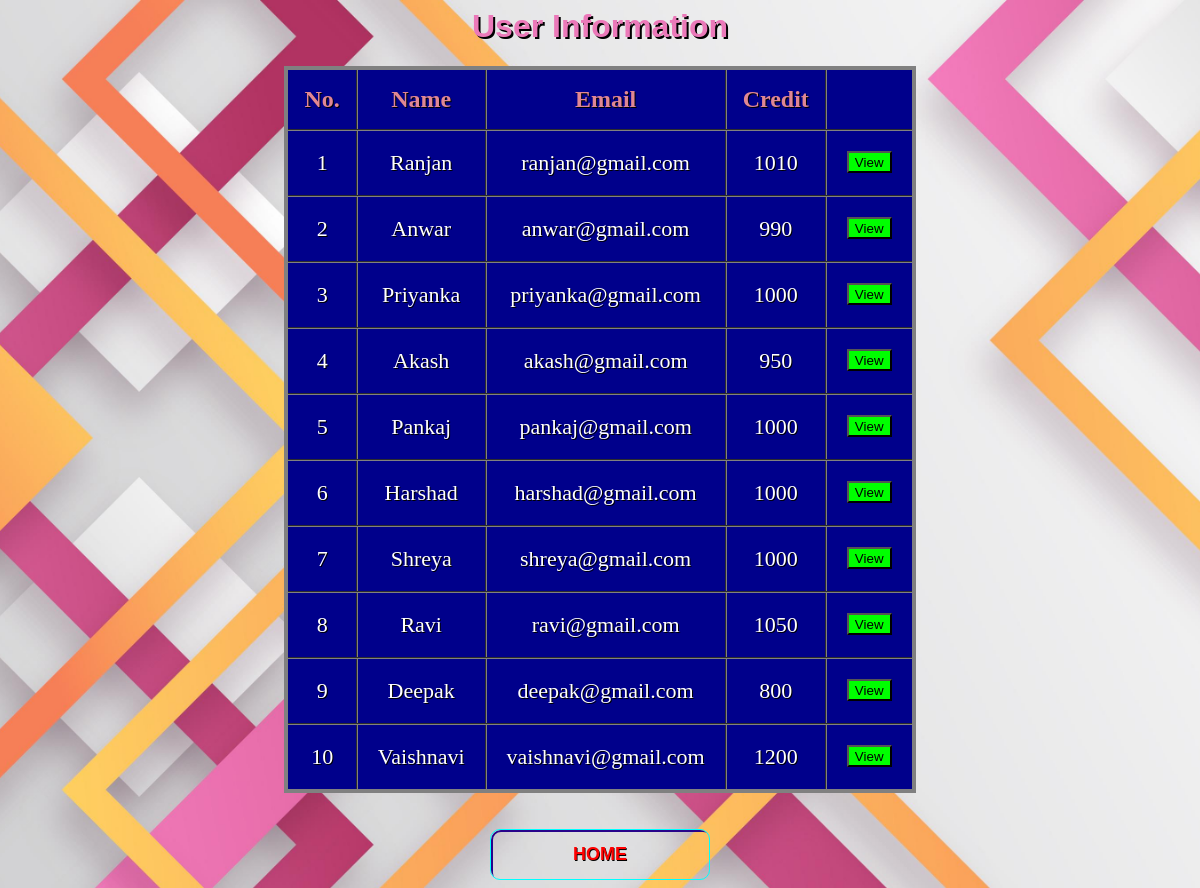
The app's page /getdetail.php with its own data.
### tables this page shows
CREATE TABLE `users` (
  `name` varchar(50) NOT NULL,
  `email` varchar(50) NOT NULL,
  `amount` double DEFAULT NULL
);

### getdetail.php (the view, shortened to what this page needs)
<?php
$con=mysqli_connect('localhost','root','','banking_system');
$q="select * from users ";
$result=mysqli_query($con,$q);
?>
<html>
<head>
   <link rel="stylesheet" href="button.css">
</head>
<body>
	<h1 style="color:#eb79b9;text-shadow: 2px 2px black;">User Information</h1>
    <table class="flat-table-1">
		<thead>
			<th>No.</th>
			<th>Name</th>
			<th>Email</th>
			<th>Credit</th>
			<th></th>
		</thead>
		<tbody>
		<tr>
			<?php
				$row=mysqli_fetch_array($result);
			?>
			<td> 1</td>
			<td><?php echo  $row["name"]; ?></td>
			<td><?php echo  $row["email"]; ?></td>
			<td><?php echo  $row["amount"]; ?></td>
			<td>
				<form action="user.php" method="post"  class="view">
					<button class="button1" type="submit" name="name" value="Ranjan">View</button>
				</form>
			</td>
		</tr>
		<tr>
			<?php
				$row=mysqli_fetch_array($result);
			?>
			<td> 2</td>
			<td><?php echo  $row["name"]; ?></td>
			<td><?php echo  $row["email"]; ?></td>
			<td><?php echo  $row["amount"]; ?></td>
			<td>
				<form action="user.php" method="post" class="view">
					<button class="button1" type="submit" name="name" value="Anwar">View</button>
				</form>
			</td>
		</tr>
        <tr>
			<?php
				$row=mysqli_fetch_array($result);
			?>
			<td> 3</td>
			<td><?php echo  $row["name"]; ?></td>
			<td><?php echo  $row["email"]; ?></td>
			<td><?php echo  $row["amount"]; ?></td>
			<td>
				<form action="user.php" method="post" class="view">
					<button class="button1" type="submit" name="name" value="Priyanka">View</button>
				</form>
			</td>
		</tr>
        <tr>
			<?php
				$row=mysqli_fetch_array($result);
			?>
			<td> 4</td>
			<td><?php echo  $row["name"]; ?></td>
			<td><?php echo  $row["email"]; ?></td>
			<td><?php echo  $row["amount"]; ?></td>
			<td>
				<form action="user.php" method="post" class="view">
					<button class="button1" type="submit" name="name" value="Akash">View</button>
				</form>
			</td>
        </tr>
        <tr>
			<?php
				$row=mysqli_fetch_array($result);
			?>
			<td> 5</td>
			<td><?php echo  $row["name"]; ?></td>
			<td><?php echo  $row["email"]; ?></td>
			<td><?php echo  $row["amount"]; ?></td>
			<td>
				<form action="user.php" method="post" class="view">
					<button class="button1" type="submit" name="name" value="Pankaj">View</button>
				</form>
			</td>
		</tr>
        <tr>
			<?php
				$row=mysqli_fetch_array($result);
			?>
			<td> 6</td>
			<td><?php echo  $row["name"]; ?></td>
			<td><?php echo  $row["email"]; ?></td>
			<td><?php echo  $row["amount"]; ?></td>
			<td>
				<form action="user.php" method="post" class="view">
					<button class="button1" type="submit" name="name" value="Harshad">View</button>
				</form>
			</td>
        </tr>
        <tr>
			<?php
				$row=mysqli_fetch_array($result);
			?>
			<td> 7</td>
			<td><?php echo  $row["name"]; ?></td>
			<td><?php echo  $row["email"]; ?></td>
			<td><?php echo  $row["amount"]; ?></td>
			<td>
				<form action="user.php" method="post" class="view">
					<button class="button1"type="submit" name="name" value="Shreya">View</button>
				</form>
			</td>
		</tr>
        <tr>
			<?php
				$row=mysqli_fetch_array($result);
			?>
			<td> 8</td>
			<td><?php echo  $row["name"]; ?></td>
			<td><?php echo  $row["email"]; ?></td>
			<td><?php echo  $row["amount"]; ?></td>
			<td>
				<form action="user.php" method="post" class="view">
					<button class="button1"type="submit" name="name" value="Ravi">View</button>
				</form>
			</td>
		</tr>
        <tr>
			<?php
				$row=mysqli_fetch_array($result);
			?>
			<td> 9</td>
			<td><?php echo  $row["name"]; ?></td>
			<td><?php echo  $row["email"]; ?></td>
			<td><?php echo  $row["amount"]; ?></td>
			<td>
				<form action="user.php" method="post" class="view">
					<button class="button1"type="submit" name="name" value="Deepak">View</button>
				</form>
			</td>
        </tr>
        <tr>
			<?php
				$row=mysqli_fetch_array($result);
			?>
			<td> 10</td>
			<td><?php echo  $row["name"]; ?></td>
			<td><?php echo  $row["email"]; ?></td>
			<td><?php echo  $row["amount"]; ?></td>
			<td>
				<form action="user.php" method="post" class="view">
					<button class="button1"type="submit" name="name" value="Vaishnavi">View</button>
				</form>
			</td>
		</tr>
		</tbody>
	</table><br><br>
<div class="buttons">
	<a href="index.php">
    <button class="glow-on-hover" style="
    font-weight: bold;">HOME</button>
	</a>
</div>
</body>
</html>

### button.css (style rules this page uses)
.glow-on-hover { width: 220px; height: 51px; outline: none; color: red; font-size:18px; background:transparent; text-shadow: 0.7px 0.7px black; overflow: hidden; cursor: pointer; position: relative; z-index: 0; border-radius: 10px; border: 1px solid #00FFFF; }
.glow-on-hover:before { content: ''; background: linear-gradient(45deg, #ff0000, #ff7300, #fffb00, #48ff00, #00ffd5, #002bff, #7a00ff, #ff00c8, #ff0000); position: absolute; top: -2px; left:-2px; background-size: 400%; z-index: -1; filter: blur(5px); width: calc(100% + 4px); height: calc(100% + 4px); animation: glowing 20s linear infinite; opacity: 0; transition: opacity .3s ease-in-out; border-radius: 10px; }
.glow-on-hover:after { z-index: -1; content: ''; position: absolute; width: 100%; height: 100%; left: 0; top: 0; border-radius: 10px; border: 2px solid #28048a; background:transparent; }

### getdetail.php (style rules this page uses)
body { text-align:center; }
.flat-table-1 { background: #00008b; }
h1 { font-family: Arial, Times, serif; }
table { text-align:center; margin-left: auto; margin-right: auto; border:4px solid gray; border-collapse:collapse; }
th { color:#e08794; font-size:24px; padding:16px; }
td { text-align:center; font-size:22px; color: #ffffff; padding: 0px 20px 0px 20px; }
tr { transition: background 0.3s, box-shadow 0.3s; }
th,td { border-collapse:collapse; border:2px groove gray; text-shadow: 1px 1px black; }
.button1 { background-color:lime; text-align:center; padding-top:2px; }
.view { top:50%; padding-top:20px; text-align:center; }
body { background-image:url("images/aa.jpg"); background-position: center; background-repeat: no-repeat; background-size: cover; }

### records on screen
users: name "Ranjan", email "ranjan@gmail.com", amount "1010"
users: name "Anwar", email "anwar@gmail.com", amount "990"
users: name "Priyanka", email "priyanka@gmail.com", amount "1000"
users: name "Akash", email "akash@gmail.com", amount "950"
users: name "Pankaj", email "pankaj@gmail.com", amount "1000"
users: name "Harshad", email "harshad@gmail.com", amount "1000"
users: name "Shreya", email "shreya@gmail.com", amount "1000"
users: name "Ravi", email "ravi@gmail.com", amount "1050"
users: name "Deepak", email "deepak@gmail.com", amount "800"
users: name "Vaishnavi", email "vaishnavi@gmail.com", amount "1200"
